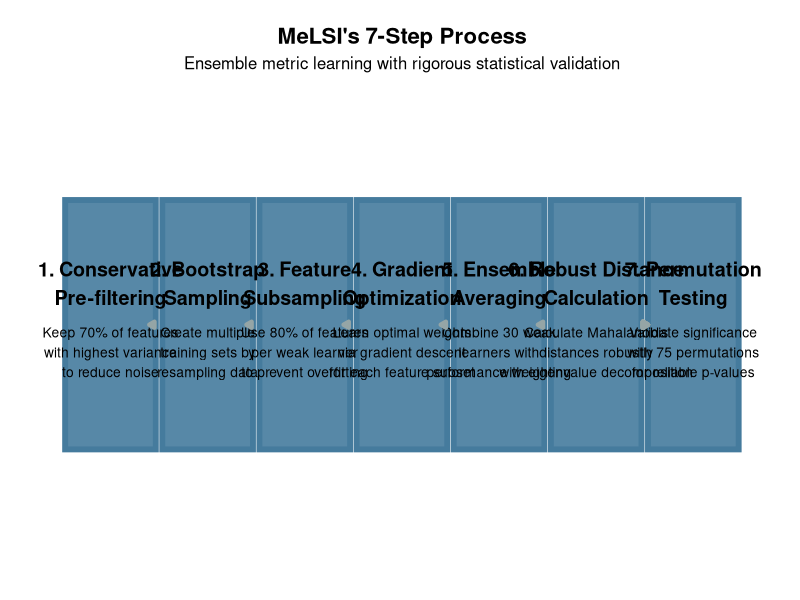

Recreate this plot in R.
# Final MeLSI Algorithm Flowchart - No Grids, Detailed Summaries
library(ggplot2)

# Set theme with no grid lines
theme_final <- theme_minimal() +
  theme(
    text = element_text(size = 12),
    plot.title = element_text(size = 16, face = "bold", hjust = 0.5),
    plot.subtitle = element_text(size = 12, hjust = 0.5),
    axis.text = element_blank(),
    axis.ticks = element_blank(),
    axis.title = element_blank(),
    panel.grid = element_blank(),
    panel.background = element_blank(),
    plot.background = element_blank(),
    plot.margin = margin(20, 20, 20, 20)
  )

# Colors
melsi_blue <- "#457B9D"
melsi_gray <- "#95A5A6"

# Create final flowchart with detailed summaries
create_final_flowchart <- function() {
  # Define steps with detailed summaries
  steps_data <- data.frame(
    step_num = 1:7,
    title = c("Conservative\nPre-filtering", 
              "Bootstrap\nSampling",
              "Feature\nSubsampling", 
              "Gradient\nOptimization",
              "Ensemble\nAveraging",
              "Robust Distance\nCalculation",
              "Permutation\nTesting"),
    details = c("Keep 70% of features\nwith highest variance\nto reduce noise",
                "Create multiple\ntraining sets by\nresampling data",
                "Use 80% of features\nper weak learner\nto prevent overfitting", 
                "Learn optimal weights\nvia gradient descent\nfor each feature subset",
                "Combine 30 weak\nlearners with\nperformance weighting",
                "Calculate Mahalanobis\ndistances robustly\nwith eigenvalue decomposition",
                "Validate significance\nwith 75 permutations\nfor reliable p-values"),
    x = c(1, 2.5, 4, 5.5, 7, 8.5, 10),
    y = rep(1, 7)
  )
  
  # Create the plot with larger boxes and detailed text
  p <- ggplot(steps_data, aes(x = x, y = y)) +
    # Draw larger main boxes with white fill
    geom_rect(aes(xmin = x - 0.7, xmax = x + 0.7, 
                  ymin = y - 0.45, ymax = y + 0.45),
              fill = melsi_blue, alpha = 0.9, color = melsi_blue, linewidth = 2) +
    # Add step numbers and titles together as one string
    geom_text(aes(x = x, y = y + 0.15, label = paste0(step_num, ". ", title)), 
              color = "black", size = 5, fontface = "bold") +
    # Add detailed summaries in black
    geom_text(aes(x = x, y = y - 0.1, label = details), 
              color = "black", size = 3.5) +
    # Add arrows for first 5 steps
    geom_segment(aes(x = x + 0.7, xend = x + 1.3 - 0.7, y = y, yend = y),
                 data = steps_data[1:5, ], 
                 arrow = arrow(length = unit(0.15, "cm"), type = "closed"), 
                 color = melsi_gray, linewidth = 1.5, inherit.aes = FALSE) +
    # Add arrow between 6 and 7
    geom_segment(x = 8.5 + 0.7, xend = 10 - 0.7, y = 1, yend = 1,
                 arrow = arrow(length = unit(0.15, "cm"), type = "closed"), 
                 color = melsi_gray, linewidth = 1.5) +
    labs(
      title = "MeLSI's 7-Step Process",
      subtitle = "Ensemble metric learning with rigorous statistical validation"
    ) +
    theme_final +
    xlim(0.3, 10.7) +
    ylim(0.2, 1.8)
  
  return(p)
}

# Create and save the final flowchart
cat("Creating final algorithm flowchart with detailed summaries...\n")
final_flowchart <- create_final_flowchart()

# Save the figure
ggsave("figure2_algorithm_flow_final.png", final_flowchart, 
       width = 16, height = 6, dpi = 300, bg = "white")

cat("Final flowchart saved as: figure2_algorithm_flow_final.png\n")

